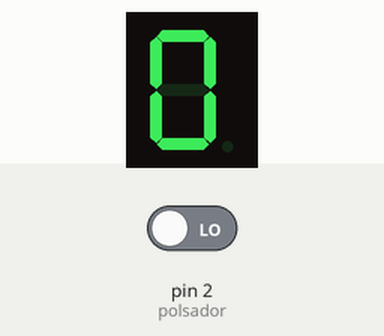
Simulated run of this sketch. Board: Arduino Uno, built with avr-gcc and run on an emulated ATmega328P. Parts: 1-digit seven-segment display. Wiring (inferred from the names in the program): 1-digit 7-segment display, segments lit when HIGH: segments pin 5, pin 6, pin 7, pin 8, pin 9, pin 10, pin 11. The test bench sets the inputs (shaded band); at power-on: pin 2 (polsador) LOW. The segment pins are drawn as the display they are named for.

Above: at 2.3 s.
2.4 s: pin 2 (polsador) driven HIGH
At 2.9 s:
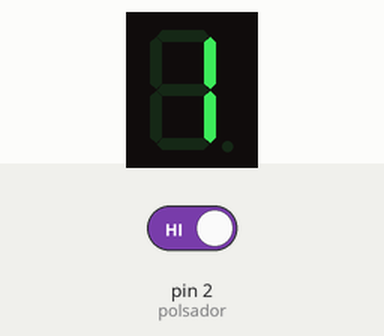
At 3.3 s:
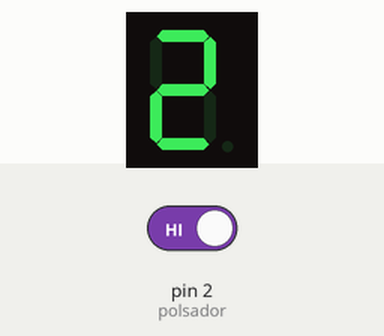
Timing chart, 0 to 5.4 s (numbered marks = the images above; inputs shaded):
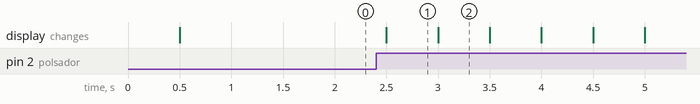

Measured:
- after the input at 2.4 s, the display: changes after 0.10 s (image 1)
- what the display in image 1 shows lasts 0.5 s, from 2.5 s to 3.0 s

The sketch:

Display.ino
```cpp
/****************************************************************
**                                                             **
**                           TÍTOL: Display                    **
**                                                             **
**                                                             **
**  NOM: EDDER GARCIA PINO                     DATA 23/01/2017 **
****************************************************************/
//************************ INCLUDE ******************************


//*********************** VARIABLES *****************************
const int ledA = 5;
const int ledB = 6;
const int ledC = 7;
const int ledD = 8;
const int ledE = 9;
const int ledF = 10;
const int ledG = 11;
int pausa = 500;
const int polsador = 2;
boolean polsadorEstat = LOW; // variable estat  polsador
int num = 0; // variale numero a mostrar

//************************* SETUP *******************************

void setup() {               // configura el final de salida

  pinMode(ledA, OUTPUT);
  pinMode(ledB, OUTPUT);
  pinMode(ledC, OUTPUT);
  pinMode(ledD, OUTPUT);
  pinMode(ledE, OUTPUT);
  pinMode(ledF, OUTPUT);
  pinMode(ledG, OUTPUT);
  pinMode(polsador, INPUT);

  //tot parat
  digitalWrite(ledA, LOW);
  digitalWrite(ledB, LOW);
  digitalWrite(ledC, LOW);
  digitalWrite(ledD, LOW);
  digitalWrite(ledE, LOW);
  digitalWrite(ledF, LOW);
  digitalWrite(ledG, LOW);

}

//************************** LOOP *******************************

void loop() {                // inicia el bucle del programa

  delay(pausa);
  polsadorEstat = digitalRead(polsador);
  if (polsadorEstat == HIGH)
  {
    num = num + 1; //incrementar numero a mostar
    if (num == 10) num = 0;  //despres del 9 pasa a 0
  }
  switch (num)
  {
    case 0:
      //numero 0
      digitalWrite(ledA, HIGH);
      digitalWrite(ledB, HIGH);
      digitalWrite(ledC, HIGH);
      digitalWrite(ledD, HIGH);
      digitalWrite(ledE, HIGH);
      digitalWrite(ledF, HIGH);
      digitalWrite(ledG, LOW);
      break;
    case 1:

      //numero 1
      digitalWrite(ledA, LOW);
      digitalWrite(ledB, HIGH);
      digitalWrite(ledC, HIGH);
      digitalWrite(ledD, LOW);
      digitalWrite(ledE, LOW);
      digitalWrite(ledF, LOW);
      digitalWrite(ledG, LOW);
      break;
    case 2:
      //numero 2
      digitalWrite(ledA, HIGH);
      digitalWrite(ledB, HIGH);
      digitalWrite(ledC, LOW);
      digitalWrite(ledD, HIGH);
      digitalWrite(ledE, HIGH);
      digitalWrite(ledF, LOW);
      digitalWrite(ledG, HIGH);
      break;
    case 3:
      //numero 3
      digitalWrite(ledA, HIGH);
      digitalWrite(ledB, HIGH);
      digitalWrite(ledC, HIGH);
      digitalWrite(ledD, HIGH);
      digitalWrite(ledE, LOW);
      digitalWrite(ledF, LOW);
      digitalWrite(ledG, HIGH);
      break;
    case 4:
      //numero 4
      digitalWrite(ledA, LOW);
      digitalWrite(ledB, HIGH);
      digitalWrite(ledC, HIGH);
      digitalWrite(ledD, LOW);
      digitalWrite(ledE, LOW);
      digitalWrite(ledF, HIGH);
      digitalWrite(ledG, HIGH);
      break;
    case 5:
      // numero 5
      digitalWrite(ledA, HIGH);
      digitalWrite(ledB, LOW);
      digitalWrite(ledC, HIGH);
      digitalWrite(ledD, HIGH);
      digitalWrite(ledE, LOW);
      digitalWrite(ledF, HIGH);
      digitalWrite(ledG, HIGH);
      break;
    case 6:
      // numero 6
      digitalWrite(ledA, LOW);
      digitalWrite(ledB, LOW);
      digitalWrite(ledC, HIGH);
      digitalWrite(ledD, HIGH);
      digitalWrite(ledE, HIGH);
      digitalWrite(ledF, HIGH);
      digitalWrite(ledG, HIGH);
      break;
    case 7:
      // numero 7
      digitalWrite(ledA, HIGH);
      digitalWrite(ledB, HIGH);
      digitalWrite(ledC, HIGH);
      digitalWrite(ledD, LOW);
      digitalWrite(ledE, LOW);
      digitalWrite(ledF, LOW);
      digitalWrite(ledG, LOW);
      break;
    case 8:
      // numero 8
      digitalWrite(ledA, HIGH);
      digitalWrite(ledB, HIGH);
      digitalWrite(ledC, HIGH);
      digitalWrite(ledD, HIGH);
      digitalWrite(ledE, HIGH);
      digitalWrite(ledF, HIGH);
      digitalWrite(ledG, HIGH);
      break;
    case 9:
      // numero 9
      digitalWrite(ledA, HIGH);
      digitalWrite(ledB, HIGH);
      digitalWrite(ledC, HIGH);
      digitalWrite(ledD, LOW);
      digitalWrite(ledE, LOW);
      digitalWrite(ledF, HIGH);
      digitalWrite(ledG, HIGH);
      break;
  }
}

//************************* FUNCIONS ****************************
```
